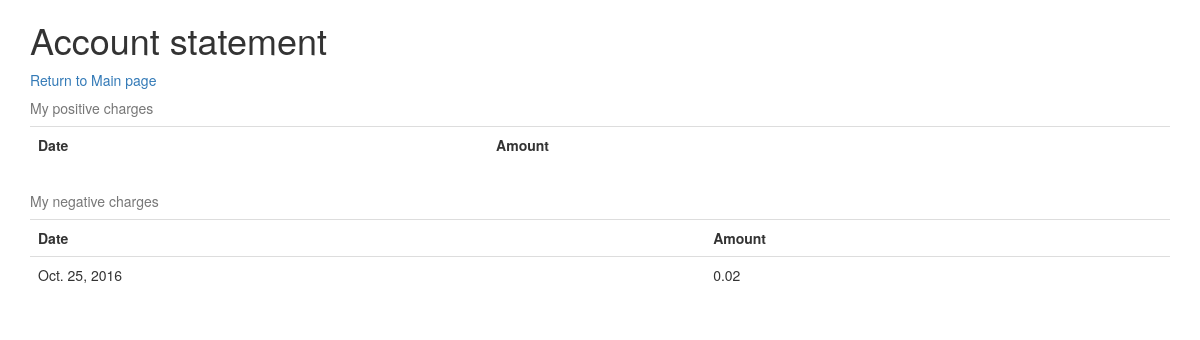
Page /charges/ on the earlier database version.
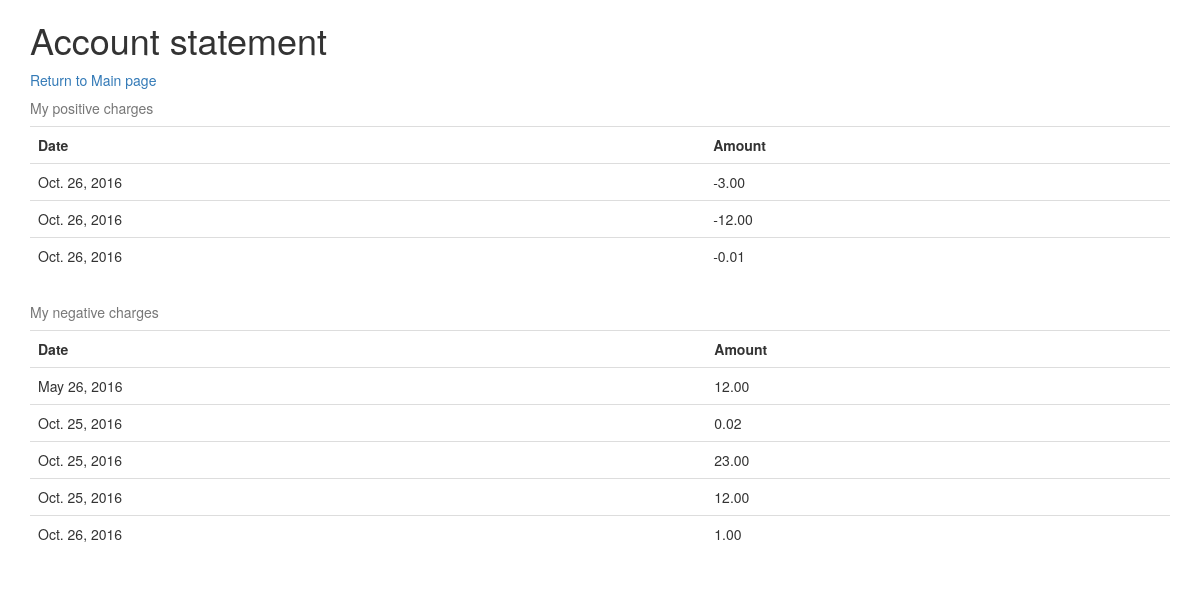
Same page on the later database version.
### finance/models.py (models this page shows, shortened)
class Charge(models.Model):
    date = models.DateField(
        default=date.today()
    )
    value = models.DecimalField(
        max_digits=7,
        decimal_places=2
    )

### finance/views.py (the view)
# urls.py: url(r'^charges/$', ChargeFromModelView.as_view(), name="charges"),
class ChargeFromModelView(TemplateView):
    template_name = 'charges.html'
    def __init__(self):
        self.variables = Charge.objects.all()
        self.template = loader.get_template(template_name=self.template_name)
        self.var_pos = []
        self.var_neg = []
        for i in range(len(self.variables)):
            if self.variables[i].value >= 0:
                self.var_pos.append(self.variables[i])
        for i in range(len(self.variables)):
            if self.variables[i].value < 0:
                self.var_neg.append(self.variables[i])
        self.var_pos.sort(key=lambda el: el.date)
        self.var_neg.sort(key=lambda el: el.date)
    def get(self, request, *args, **kwargs):
        context = RequestContext(request, {
            "var_pos": self.var_pos,
            "var_neg": self.var_neg,
            "title": "Account statement"
        })
        return HttpResponse(self.template.render(context))

### finance/templates/charges.html (shortened to what this page needs)
{% extends "template.html" %}
{% block body %}
<h1>{{ title }}</h1>
<a href="{% url "finance:index" %}">Return to Main page</a>
<table class="table">
    <caption>My positive charges</caption>
    <tr>
        <th>
            Date
        </th>
        <th>
            Amount
        </th>
    </tr>
    {% for var in var_neg %}
    <tr>
        <td>
            {{ var.date }}
        </td>
        <td>
            {{ var.value }}
        </td>
    </tr>
    {% endfor %}
</table>
<table class="table">
    <caption>My negative charges</caption>
    <tr>
        <th>
            Date
        </th>
        <th>
            Amount
        </th>
    </tr>
    {% for var in var_pos %}
        <tr>
            <td>
                {{  var.date }}
            </td>
            <td>
                {{ var.value }}
            </td>
        </tr>
    {% endfor %}
</table>
{% endblock %}

### finance/templates/template.html (shortened to what this page needs)
<!DOCTYPE html>
<html lang="en">
<head>
    <link rel="stylesheet" href="https://maxcdn.bootstrapcdn.com/bootstrap/3.3.7/css/bootstrap.min.css">
</head>
<body>
    <div class="container">
        {% block body %}
        {% endblock %}
    </div>
</body>
</html>

Differences in the rows shown:
added Charge: date "Oct. 26, 2016", value "-3.00", shown under "My positive charges"
added Charge: date "Oct. 26, 2016", value "-12.00", shown under "My positive charges"
added Charge: date "Oct. 26, 2016", value "-0.01", shown under "My positive charges"
added Charge: date "May 26, 2016", value "12.00", shown under "My negative charges"
added Charge: date "Oct. 25, 2016", value "23.00", shown under "My negative charges"
added Charge: date "Oct. 25, 2016", value "12.00", shown under "My negative charges"
added Charge: date "Oct. 26, 2016", value "1.00", shown under "My negative charges"
